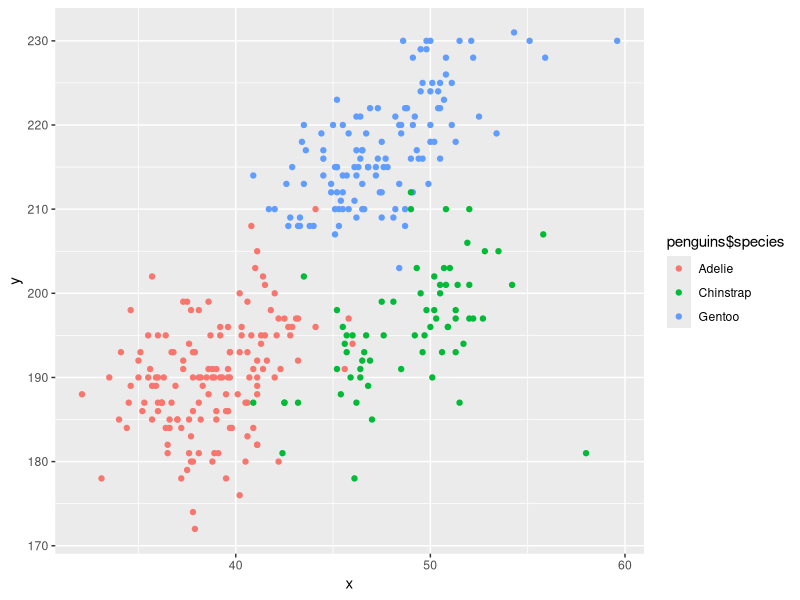
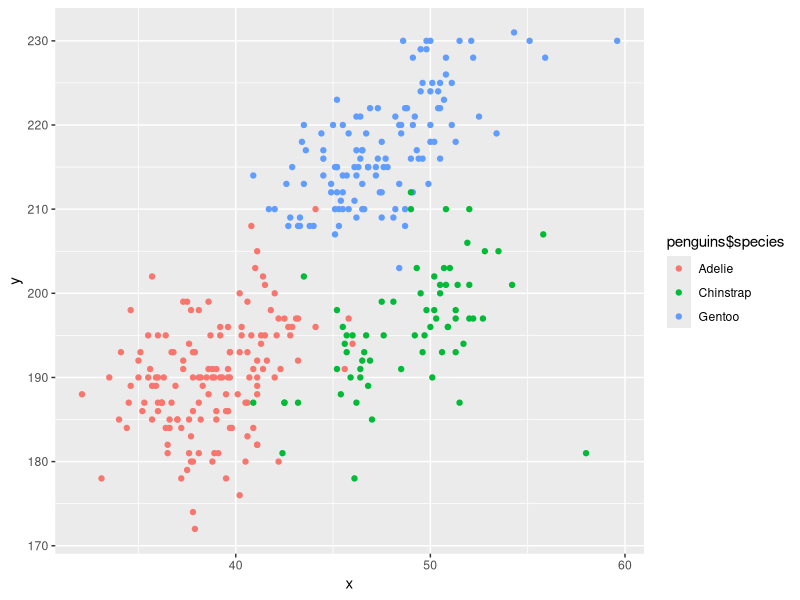

The R script that drew these images, in order:
## ---- chunk 1
library(tidyverse)
## ---- chunk 2
data("penguins", package = "palmerpenguins")
penguins
## ---- chunk 3
plot_df <- tibble(
  x = penguins$bill_length_mm,
  y = penguins$flipper_length_mm
)

ggplot(plot_df, aes(x = x, y = y, color = penguins$species)) + geom_point()
ggsave("scatter_plot_flipper_vs_bill_length.pdf")
## ---- chunk 4
mean_df <- tibble(
  random_sample = rnorm(10),
  logical_vector = random_sample>0,
  character_vector = c("v1","v2","v3","v4","v5","v6","v7","v8","v9","v10"),
  factor_vector = factor(c("level_1","level_1","level_1","level_1","level_1","level_1",
                           "level_1","level_1","level_2","level_3"))
)
mean_df
mean(mean_df$random_sample)
mean(mean_df$logical_vector)
mean(mean_df$character_vector)
mean(mean_df$factor_vector)
## ---- chunk 5

